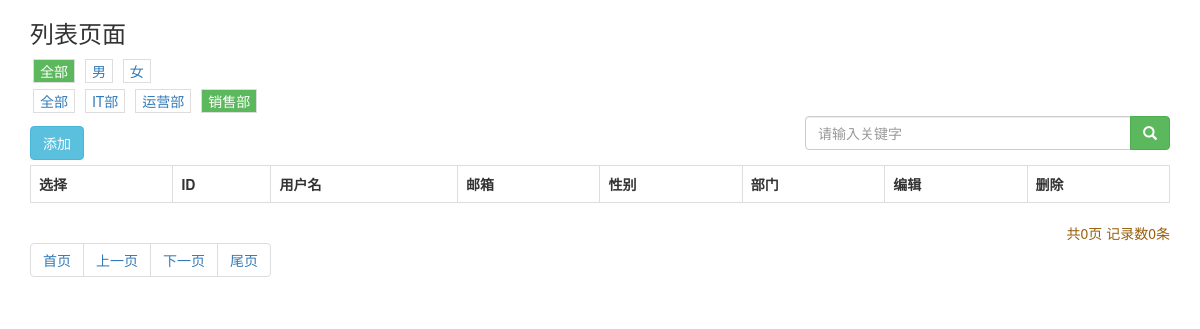
Before: /stark/app01/userinfo/?dp=3 with the older database file.
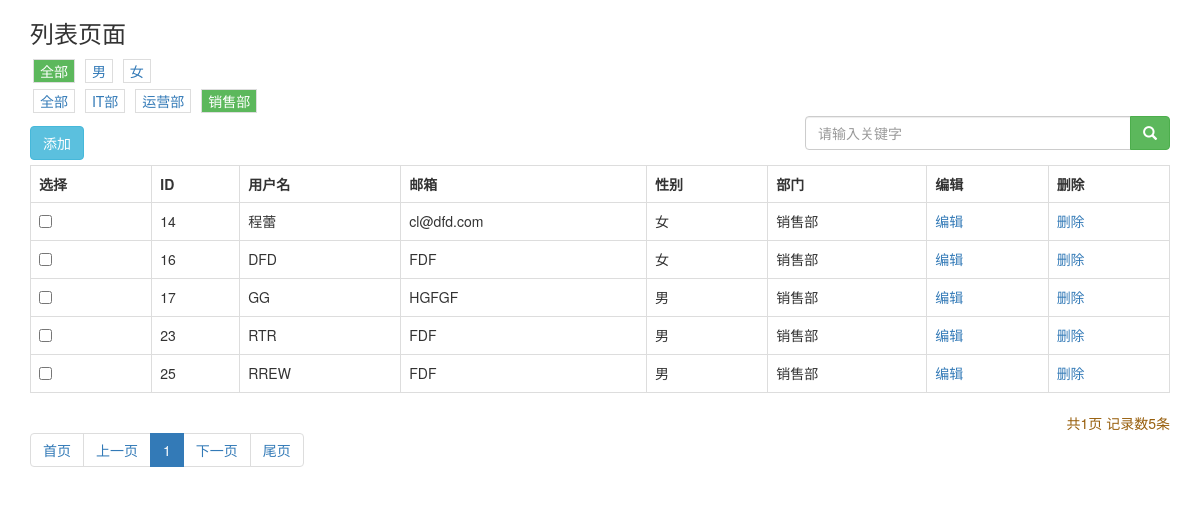
After: the same page with the newer database file.
### app01/models.py (models this page shows)
class UserInfo(models.Model):
    username=models.CharField(verbose_name="用户名",max_length=32)
    email=models.CharField(verbose_name="邮箱", max_length=32)
    gender_choice=(
        (1,"男"),
        (2,"女")
    )
    gender=models.IntegerField(verbose_name="性别",choices=gender_choice,default=1)
    dp=models.ForeignKey(verbose_name="部门dp",to="Department",default=1,on_delete=models.CASCADE)
    hobby=models.ManyToManyField(verbose_name="爱好",to="Hobby")

class Department(models.Model):
    title=models.CharField(verbose_name="部门",max_length=32)
    def __str__(self):
        return self.title

### stark/service/V1.py (the view)
    def list_views(self,request):
        if request.method == "POST": # 执行批量操作
            self.get_mutil_func(request)
        queryResult = self.mcls.objects.all()
        flv = FacListViews(self, request,queryResult)
        return render(request,"list_views.html",{"flv":flv})

### app01/stark.py (called while the page is built)
    def gender_display(self,is_header=False,row=None):
        if is_header:
            return "性别"
        else:
            return row.get_gender_display()

    def dp_display(self,is_header=False,row=None):
        if is_header:
            return "部门"
        else:
            return row.dp.title

### stark/service/V1.py (called while the page is built)
    def get_value_html(self,nid,text):
        self.request_dpcp[self.col] = nid
        self.parms = self.request_dpcp.urlencode()
        if str(nid) in self.pop_value:  # 如果在全部标签 剔除的值里，说明选择的是这个按钮
            html = '<a class ="comb_row active" href="%s?%s">%s</a>' % (self._url_dict, self.parms, text)
        else:
            html = '<a class ="comb_row" href="%s?%s">%s</a>' % (self._url_dict, self.parms, text)
        return mark_safe(html)

    def init_queryResult(self):
        if self.config.search_list:
            if self.search_key: # 如果查询有输入值
                con = Q()
                con.connector = 'OR'
                for col in self.config.search_list:
                    con.children.append(('%s__contains' % (col,), self.search_key))
                self.queryResult = self.queryResult.filter(con)
        if self.config.comb_list:
            comb_dict={}
            for col in self.config.comb_list:
                val=self.request.GET.get(col)
                if val:
                    comb_dict[col]=val
            print(comb_dict)
            if comb_dict:
                self.queryResult = self.queryResult.filter(**comb_dict)

    def get_comb_html(self):
        if self.config.comb_list:
            for col in self.config.comb_list:
                _field=self.config.mcls._meta.get_field(col) # app01.UserInfo.gender 、app01.UserInfo.dp 等这种字段类型
                if isinstance(_field,IntegerField):
                    print(_field,"IntegerField")
                    yield FiledRow(self,col,_field,is_choice=True)
                elif isinstance(_field,ForeignKey):
                    print(_field,"ForeignKey")
                    yield FiledRow(self,col,_field,is_choice=False)
                else:
                    print("无效的输入，未做处理的字段类型！",_field,"---" )

    def get_page_html(self):
        html = self.page_obj.bootstrap_page()
        return html

    def get_record_show(self):
        html = self.page_obj.record_show()
        return html

    def get_add_url(self):
        add_url = reverse(self.config._url_dict["add_url"])
        return add_url

### stark/utils/pagination.py (called while the page is built)
    @property
    def start(self):
        return (self.current_page-1)*self.max_records

### app01/templates/list_views.html (shortened to what this page needs)
<!DOCTYPE html>
<html lang="en">
<head>
    <link rel="stylesheet" href="/static/plugins/dist/css/bootstrap.css">
    <link rel="stylesheet" href="/static/plugins/dist/js/bootstrap.js">
</head>
<body>
<div class="container">
<h3>列表页面</h3>
        <div class="comb_search">
            {% for comb_list in flv.get_comb_html %}
                <div>
                    {% for item in comb_list %}
                        {{ item }}
                    {% endfor %}
                </div>
            {% endfor %}
        </div>
    {%  if flv.search_list %}
    <form  class="search_btn col-md-4" method="get">
        <div class="input-group">
        <input type="text" class="form-control" placeholder="请输入关键字" name="search_key" value="{{ flv.search_key }}">
        <span class="input-group-btn">
        <button class="btn btn-success" type="submit">
            <span class="glyphicon glyphicon-search" aria-hidden="true"></span>
        </button>
        </span>
        </div>
    </form>
    {% endif %}
<form  class="selectBox" method="post" >
    <a href="{{ flv.get_add_url }}" class="btn btn-info addRecord">添加</a>
    <table class="table table-bordered">
        <tr>
            {% for head in flv.head_list %}
                <th>{{ head }}</th>
            {% endfor %}
        </tr>
        {% for data in flv.data_list %}
            <tr>
                {% for col in data %}
                        <td>{{ col }}</td>
                {% endfor %}
            </tr>
        {% endfor %}
    </table>
</form>
<nav aria-label="Page navigation">
     <ul class="pagination">
        {{ flv.get_page_html }}
    </ul>
    {{ flv.get_record_show }}
</nav>
</div>
</body>
</html>

Changed rows visible on the page:
added UserInfo: data "程蕾" "cl@dfd.com"
now on this page (row unchanged): Department: data "销售部" "销售部" "销售部" "销售部" "销售部"
added UserInfo: data "DFD" "FDF"
added UserInfo: data "GG" "HGFGF"
added UserInfo: data "RTR" "FDF"
added UserInfo: data "RREW" "FDF"
Other visible differences:
{{ flv.get_page_html }}: "首页 上一页 下一页 尾页" → "首页 上一页 1 下一页 尾页"
{{ flv.get_record_show }}: "共0页 记录数0条" → "共1页 记录数5条"
new list line: "☐ 14 女 编辑 删除"
new list line: "☐ 16 女 编辑 删除"
new list line: "☐ 17 男 编辑 删除"
new list line: "☐ 23 男 编辑 删除"
new list line: "☐ 25 男 编辑 删除"
